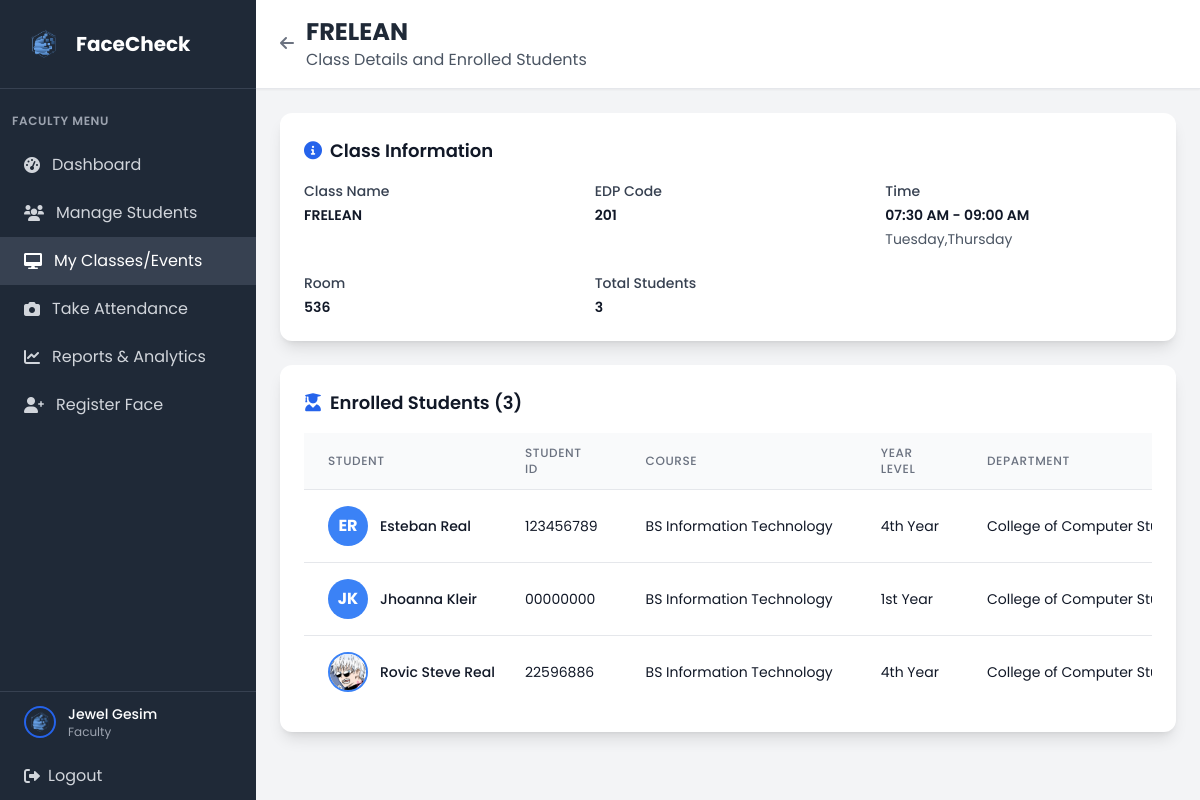
/faculty/class/2 (signed in), run on an earlier commit of the app's database.
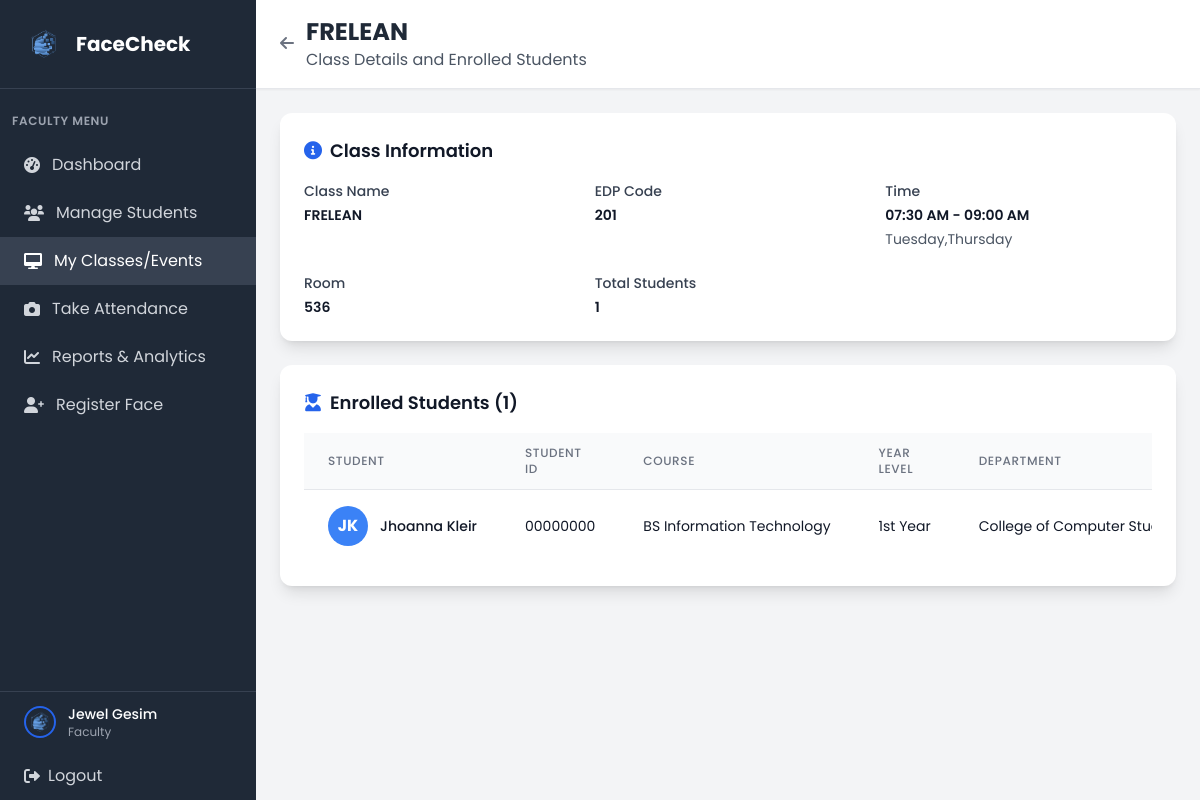
And on a later commit of the database.
### tables this page shows
CREATE TABLE student (
            student_id INTEGER PRIMARY KEY AUTOINCREMENT,
            year_level VARCHAR(20) NOT NULL,
            attendance_image VARCHAR(255),
            course_id INTEGER,
            user_id INTEGER NOT NULL, profile_picture VARCHAR(255),
            FOREIGN KEY (course_id) REFERENCES course(course_id),
            FOREIGN KEY (user_id) REFERENCES user(user_id)
        );

CREATE TABLE user (
            user_id INTEGER PRIMARY KEY AUTOINCREMENT,
            idno VARCHAR(20) NOT NULL UNIQUE,
            firstname VARCHAR(50) NOT NULL,
            lastname VARCHAR(50) NOT NULL,
            role VARCHAR(10) NOT NULL CHECK (role IN ('admin', 'faculty', 'student')),
            password VARCHAR(255) NOT NULL,
            created_at DATETIME DEFAULT CURRENT_TIMESTAMP,
            is_active BOOLEAN DEFAULT 1,
            dept_id INTEGER,
            FOREIGN KEY (dept_id) REFERENCES department(dept_id)
        );

CREATE TABLE course (
            course_id INTEGER PRIMARY KEY AUTOINCREMENT,
            course_name VARCHAR(100) NOT NULL,
            dept_id INTEGER,
            FOREIGN KEY (dept_id) REFERENCES department(dept_id)
        );

CREATE TABLE department (
            dept_id INTEGER PRIMARY KEY AUTOINCREMENT,
            dept_name VARCHAR(50) NOT NULL
        );

### app.py (the view)
@app.route('/faculty/class/<int:class_id>')
def faculty_class_view(class_id):
    if 'user_id' not in session or session['role'] != 'faculty':
        return redirect(url_for('login'))
    conn = get_db_connection()
    try:
        conn.execute('ALTER TABLE faculty ADD COLUMN profile_picture VARCHAR(255)')
        conn.commit()
    except:
        pass  # Column already exists
    faculty = conn.execute('''
        SELECT f.faculty_id, u.firstname, u.lastname, u.idno, f.attendance_image, f.profile_picture
        FROM faculty f
        JOIN user u ON f.user_id = u.user_id
        WHERE u.user_id = ?
    ''', (session['user_id'],)).fetchone()
    if not faculty:
        conn.close()
        flash('Faculty record not found', 'error')
        return redirect(url_for('faculty_dashboard'))
    class_info = conn.execute('''
        SELECT c.*,
               GROUP_CONCAT(DISTINCT d.day_name) as days
        FROM class c
        LEFT JOIN class_days cd ON c.class_id = cd.class_id
        LEFT JOIN days d ON cd.day_id = d.day_id
        WHERE c.class_id = ? AND c.faculty_id = ? AND c.is_active = 1
        GROUP BY c.class_id
    ''', (class_id, faculty['faculty_id'])).fetchone()
    if not class_info:
        conn.close()
        flash('Class not found or access denied', 'error')
        return redirect(url_for('faculty_my_classes'))
    students = conn.execute('''
        SELECT u.idno, u.firstname, u.lastname, s.student_id, s.year_level,
               c.course_name, d.dept_name, s.profile_picture
        FROM student_class sc
        JOIN student s ON sc.student_id = s.student_id
        JOIN user u ON s.user_id = u.user_id
        LEFT JOIN course c ON s.course_id = c.course_id
        LEFT JOIN department d ON u.dept_id = d.dept_id
        WHERE sc.class_id = ? AND u.is_active = 1
        ORDER BY u.firstname, u.lastname
    ''', (class_id,)).fetchall()
    def format_time(value):
        if not value:
            return None
        try:
            time_str = str(value)
            time_formats = ['%H:%M:%S', '%H:%M']
            for fmt in time_formats:
                try:
                    return datetime.strptime(time_str, fmt).strftime('%I:%M %p')
                except ValueError:
                    continue
            return time_str
        except Exception:
            return str(value)
    start_time = format_time(class_info['start_time'])
    end_time = format_time(class_info['end_time'])
    conn.close()
    return render_template('faculty/faculty_class_view.html',
                         class_info=class_info,
                         students=students,
                         faculty=faculty,
                         start_time=start_time,
                         end_time=end_time)

### app.py (called while the page is built)
def get_db_connection():
    try:
        conn = sqlite3.connect('facecheck.db', timeout=30.0)
        conn.row_factory = sqlite3.Row
        conn.execute('PRAGMA foreign_keys = ON')
        try:
            cur = conn.cursor()
            cur.execute("PRAGMA table_info(faculty)")
            columns = [row[1] for row in cur.fetchall()]
            if 'attendance_image' not in columns:
                cur.execute("ALTER TABLE faculty ADD COLUMN attendance_image VARCHAR(255)")
                conn.commit()
        except Exception:
            pass
        return conn
    except sqlite3.Error as e:
        print(f"Database connection error: {e}")
        raise

### templates/faculty/faculty_class_view.html (shortened to what the changed rows need)
<!DOCTYPE html>
<html lang="en">
<head>
    <script src="https://cdn.tailwindcss.com"></script>
    <link href="https://cdnjs.cloudflare.com/ajax/libs/font-awesome/6.0.0/css/all.min.css" rel="stylesheet">
    <link rel="stylesheet" href="{{ url_for('static', filename='css/global.css') }}">
</head>
<body class="bg-gray-100">
    <div class="flex h-screen">
        <div class="w-64 bg-gray-800 text-white">
            <div class="p-6 border-b border-gray-700">
                <div class="flex items-center">
                    <h1 class="text-xl font-bold">FaceCheck</h1>
                </div>
            </div>
        </div>
        <div class="flex-1 flex flex-col overflow-hidden">
            <header class="bg-white shadow-sm border-b border-gray-200">
                <div class="px-6 py-4">
                    <div class="flex items-center justify-between">
                        <div>
                            <div class="flex items-center space-x-3">
                                <div>
                                    <h2 class="text-2xl font-bold text-gray-800">{{ class_info.class_name }}</h2>
                                </div>
                            </div>
                        </div>
                    </div>
                </div>
            </header>
            <main class="flex-1 overflow-y-auto p-6">
                <div class="max-w-7xl mx-auto">
                    <div class="bg-white rounded-xl shadow-lg p-6 mb-6">
                        <div class="grid grid-cols-1 md:grid-cols-2 lg:grid-cols-3 gap-6">
                            <div>
                                <label class="block text-sm font-medium text-gray-700 mb-1">Total Students</label>
                                <p class="text-sm text-gray-900 font-semibold">{{ students|length }}</p>
                            </div>
                        </div>
                    </div>
                    <div class="bg-white rounded-xl shadow-lg p-6">
                        <div class="flex items-center justify-between mb-4">
                            <h3 class="text-lg font-semibold text-gray-900">
                                <i class="fas fa-user-graduate mr-2 text-blue-600"></i>Enrolled Students ({{ students|length }})
                            </h3>
                        </div>
                        {% if students %}
                        <div class="overflow-x-auto">
                            <table class="min-w-full divide-y divide-gray-200">
                                <thead class="bg-gray-50">
                                    <tr>
                                        <th class="px-6 py-3 text-left text-xs font-medium text-gray-500 uppercase tracking-wider">Student</th>
                                        <th class="px-6 py-3 text-left text-xs font-medium text-gray-500 uppercase tracking-wider">Student ID</th>
                                        <th class="px-6 py-3 text-left text-xs font-medium text-gray-500 uppercase tracking-wider">Course</th>
                                        <th class="px-6 py-3 text-left text-xs font-medium text-gray-500 uppercase tracking-wider">Year Level</th>
                                        <th class="px-6 py-3 text-left text-xs font-medium text-gray-500 uppercase tracking-wider">Department</th>
                                    </tr>
                                </thead>
                                <tbody class="bg-white divide-y divide-gray-200">
                                    {% for student in students %}
                                    <tr class="hover:bg-gray-50">
                                        <td class="px-6 py-4 whitespace-nowrap">
                                            <div class="flex items-center">
                                                {% if student.profile_picture %}
                                                <img src="{{ url_for('static', filename='profile_pictures/' + student.profile_picture) }}"
                                                     alt="{{ student.firstname }} {{ student.lastname }}"
                                                     class="h-10 w-10 rounded-full object-cover border-2 border-blue-500 mr-3"
                                                     onerror="this.onerror=null; this.style.display='none'; this.nextElementSibling.style.display='flex';">
                                                {% else %}
                                                <div class="h-10 w-10 rounded-full bg-blue-500 flex items-center justify-center text-white font-bold mr-3">
                                                    {{ student.firstname[0] }}{{ student.lastname[0] }}
                                                </div>
                                                {% endif %}
                                                <div>
                                                    <div class="text-sm font-medium text-gray-900">{{ student.firstname }} {{ student.lastname }}</div>
                                                </div>
                                            </div>
                                        </td>
                                        <td class="px-6 py-4 whitespace-nowrap text-sm text-gray-900">{{ student.idno }}</td>
                                        <td class="px-6 py-4 whitespace-nowrap text-sm text-gray-900">{{ student.course_name or 'N/A' }}</td>
                                        <td class="px-6 py-4 whitespace-nowrap text-sm text-gray-900">{{ student.year_level or 'N/A' }}</td>
                                        <td class="px-6 py-4 whitespace-nowrap text-sm text-gray-900">{{ student.dept_name or 'N/A' }}</td>
                                    </tr>
                                    {% endfor %}
                                </tbody>
                            </table>
                        </div>
                        {% else %}
                        <div class="text-center py-12">
                            <i class="fas fa-user-slash text-gray-400 text-6xl mb-4"></i>
                            <h3 class="text-lg font-medium text-gray-900 mb-2">No Students Enrolled</h3>
                            <p class="text-gray-600">No students are currently enrolled in this class.</p>
                        </div>
                        {% endif %}
                    </div>
                </div>
            </main>
        </div>
    </div>
</body>
</html>

What changed in the data, as far as the page shows it:
no longer on this page (row unchanged): student: firstname "E", lastname "R", firstname "Esteban", lastname "Real", idno "123456789", course_name "BS Information Technology", year_level "4th Year", dept_name "College of Computer…"
no longer on this page (row edited): student: profile_picture (picture), firstname "Rovic Steve", lastname "Real", idno "22596886", course_name "BS Information Technology", year_level "4th Year", dept_name "College of Computer…"
Also different on the page:
{{ students|length }}: "3" → "1"
